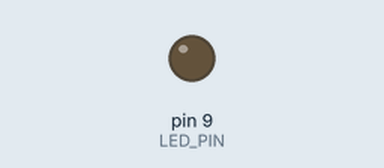
A sketch run on a simulated Arduino Uno, built with avr-gcc and run on an emulated ATmega328P. Shown: output pins drawn as LEDs (lit = HIGH).

Above: at 0.05 s.
At 2.05 s:
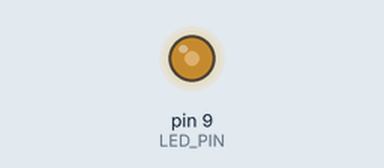
At 3.8 s:
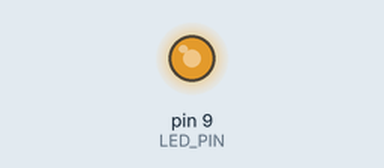
At 7.55 s:
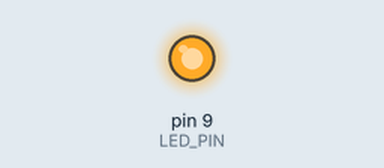
Timing chart, 0 to 9.8 s (numbered marks = the images above):
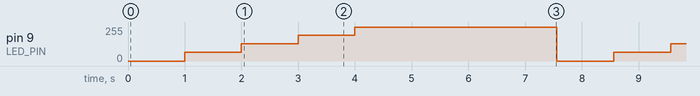

Measured:
- by itself, pin 9 (LED_PIN): repeats every 7.6 s: 128/255 1.0 s, 192/255 1.0 s, 255/255 3.6 s, 0/255 1.0 s, 64/255 1.0 s

The sketch:

pwm.ino
```cpp
/****

Arduino リファレンス:
https://www.musashinodenpa.com/arduino/ref/

回路:
D9 --- R220 --- LED(+) --- LED(-) --- GND

****/

// 定数を定義
const int LED_PIN = 9; // 使用するピン = 9番

// setup は最初に一回だけ実行される
void setup() {
  // 9番ピンを出力モードに
  pinMode(LED_PIN, OUTPUT);
}

// loop は高速で繰り返し実行され続ける
void loop() {
  analogWrite(LED_PIN, 0); // 明るさ = 0
  delay(1000); // 1s 待つ

  analogWrite(LED_PIN, 64); // 明るさ = 64
  delay(1000);

  analogWrite(LED_PIN, 128); // 明るさ = 128
  delay(1000);

  analogWrite(LED_PIN, 192); // 明るさ = 194
  delay(1000);

  analogWrite(LED_PIN, 255); // 明るさ = 255（最大）
  delay(1000);

  // フェードイン
  for (int i = 0; i <= 255; i++) {
    analogWrite(LED_PIN, i); // 明るさ = i
    delay(5);
  }

  // フェードアウト
  for (int i = 255; i >= 0; i--) {
    analogWrite(LED_PIN, i); // 明るさ = i
    delay(5);
  }

  // 次の loop へ...
}
```
